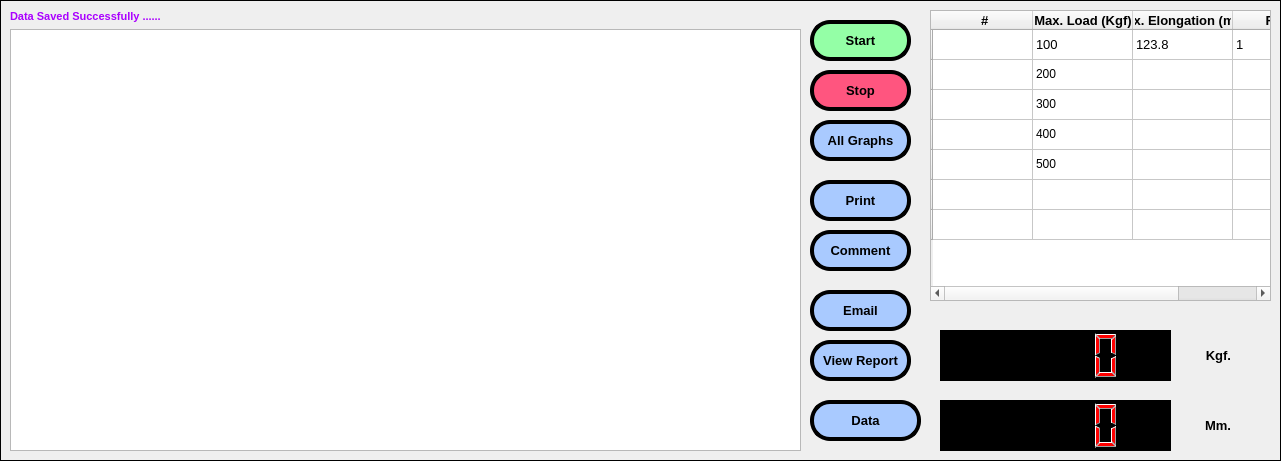
    <widget class="QFrame" name="frame_3">
     <property name="geometry">
      <rect>
       <x>10</x>
       <y>230</y>
       <width>1281</width>
       <height>461</height>
      </rect>
     </property>
     <property name="frameShape">
      <enum>QFrame::Box</enum>
     </property>
     <property name="frameShadow">
      <enum>QFrame::Plain</enum>
     </property>
     <property name="lineWidth">
      <number>1</number>
     </property>
     <widget class="QPushButton" name="pushButton_7">
      <property name="geometry">
       <rect>
        <x>810</x>
        <y>70</y>
        <width>101</width>
        <height>41</height>
       </rect>
      </property>
      <property name="font">
       <font>
        <family>Arial</family>
        <pointsize>10</pointsize>
        <weight>75</weight>
        <bold>true</bold>
       </font>
      </property>
      <property name="cursor">
       <cursorShape>ArrowCursor</cursorShape>
      </property>
      <property name="styleSheet">
       <string notr="true">background-color: rgb(255, 85, 127);
border-radius:20px;
border-color: rgb(0, 0, 0);
border-style:outset;
border-width:4px;</string>
      </property>
      <property name="text">
       <string>Stop</string>
      </property>
      <property name="flat">
       <bool>false</bool>
      </property>
     </widget>
     <widget class="QPushButton" name="pushButton_11">
      <property name="geometry">
       <rect>
        <x>810</x>
        <y>20</y>
        <width>101</width>
        <height>41</height>
       </rect>
      </property>
      <property name="font">
       <font>
        <family>Arial</family>
        <pointsize>10</pointsize>
        <weight>75</weight>
        <bold>true</bold>
       </font>
      </property>
      <property name="cursor">
       <cursorShape>ArrowCursor</cursorShape>
      </property>
      <property name="styleSheet">
       <string notr="true">border-radius:20px;
color: rgb(0, 0, 0);
background-color: rgb(148, 255, 166);
border-color: rgb(0, 0, 0);
border-style:outset;
border-width:4px;</string>
      </property>
      <property name="text">
       <string>Start</string>
      </property>
      <property name="flat">
       <bool>false</bool>
      </property>
     </widget>
     <widget class="QPushButton" name="pushButton_12">
      <property name="geometry">
       <rect>
        <x>810</x>
        <y>120</y>
        <width>101</width>
        <height>41</height>
       </rect>
      </property>
      <property name="font">
       <font>
        <family>Arial</family>
        <pointsize>10</pointsize>
        <weight>75</weight>
        <bold>true</bold>
       </font>
      </property>
      <property name="cursor">
       <cursorShape>ArrowCursor</cursorShape>
      </property>
      <property name="styleSheet">
       <string notr="true">background-color: rgb(169, 202, 255);
border-radius:20px;
border-color: rgb(0, 0, 0);
border-style:outset;
border-width:4px;</string>
      </property>
      <property name="text">
       <string>All Graphs</string>
      </property>
      <property name="flat">
       <bool>false</bool>
      </property>
     </widget>
     <widget class="QPushButton" name="pushButton_13">
      <property name="geometry">
       <rect>
        <x>810</x>
        <y>340</y>
        <width>101</width>
        <height>41</height>
       </rect>
      </property>
      <property name="font">
       <font>
        <family>Arial</family>
        <pointsize>10</pointsize>
        <weight>75</weight>
        <bold>true</bold>
       </font>
      </property>
      <property name="cursor">
       <cursorShape>ArrowCursor</cursorShape>
      </property>
      <property name="styleSheet">
       <string notr="true">background-color: rgb(169, 202, 255);
border-radius:20px;
border-color: rgb(0, 0, 0);
border-style:outset;
border-width:4px;</string>
      </property>
      <property name="text">
       <string>View Report</string>
      </property>
      <property name="flat">
       <bool>false</bool>
      </property>
     </widget>
     <widget class="QPushButton" name="pushButton_14">
      <property name="geometry">
       <rect>
        <x>810</x>
        <y>290</y>
        <width>101</width>
        <height>41</height>
       </rect>
      </property>
      <property name="font">
       <font>
        <family>Arial</family>
        <pointsize>10</pointsize>
        <weight>75</weight>
        <bold>true</bold>
       </font>
      </property>
      <property name="cursor">
       <cursorShape>ArrowCursor</cursorShape>
      </property>
      <property name="styleSheet">
       <string notr="true">background-color: rgb(169, 202, 255);
border-radius:20px;
border-color: rgb(0, 0, 0);
border-style:outset;
border-width:4px;</string>
      </property>
      <property name="text">
       <string>Email</string>
      </property>
      <property name="flat">
       <bool>false</bool>
      </property>
     </widget>
     <widget class="QPushButton" name="pushButton_15">
      <property name="geometry">
       <rect>
        <x>810</x>
        <y>230</y>
        <width>101</width>
        <height>41</height>
       </rect>
      </property>
      <property name="font">
       <font>
        <family>Arial</family>
        <pointsize>10</pointsize>
        <weight>75</weight>
        <bold>true</bold>
       </font>
      </property>
      <property name="cursor">
       <cursorShape>ArrowCursor</cursorShape>
      </property>
      <property name="styleSheet">
       <string notr="true">background-color: rgb(169, 202, 255);
border-radius:20px;
border-color: rgb(0, 0, 0);
border-style:outset;
border-width:4px;</string>
      </property>
      <property name="text">
       <string>Comment</string>
      </property>
      <property name="flat">
       <bool>false</bool>
      </property>
     </widget>
     <widget class="QTableWidget" name="tableWidget">
      <property name="geometry">
       <rect>
        <x>930</x>
        <y>10</y>
        <width>341</width>
        <height>291</height>
       </rect>
      </property>
      <row>
       <property name="text">
        <string/>
       </property>
      </row>
      <row>
       <property name="text">
        <string/>
       </property>
      </row>
      <row>
       <property name="text">
        <string/>
       </property>
      </row>
      <row>
       <property name="text">
        <string/>
       </property>
      </row>
      <row>
       <property name="text">
        <string/>
       </property>
      </row>
      <row>
       <property name="text">
        <string/>
       </property>
      </row>
      <row>
       <property name="text">
        <string/>
       </property>
      </row>
      <column>
       <property name="text">
        <string> #</string>
       </property>
       <property name="font">
        <font>
         <family>Arial</family>
         <pointsize>10</pointsize>
         <weight>75</weight>
         <bold>true</bold>
        </font>
       </property>
      </column>
      <column>
       <property name="text">
        <string>Max. Load (Kgf)</string>
       </property>
       <property name="font">
        <font>
         <family>Arial</family>
         <pointsize>10</pointsize>
         <weight>75</weight>
         <bold>true</bold>
        </font>
       </property>
      </column>
      <column>
       <property name="text">
        <string>Max. Elongation (mm)</string>
       </property>
       <property name="font">
        <font>
         <family>Arial</family>
         <pointsize>10</pointsize>
         <weight>75</weight>
         <bold>true</bold>
        </font>
       </property>
      </column>
      <column>
       <property name="text">
        <string>Rec# </string>
       </property>
       <property name="font">
        <font>
         <family>Arial</family>
         <pointsize>10</pointsize>
         <weight>75</weight>
         <bold>true</bold>
        </font>
       </property>
      </column>
      <item row="0" column="1">
       <property name="text">
        <string>100</string>
       </property>
       <property name="font">
        <font>
         <family>Arial</family>
         <pointsize>10</pointsize>
        </font>
       </property>
      </item>
      <item row="0" column="2">
       <property name="text">
        <string>123.8</string>
       </property>
       <property name="font">
        <font>
         <family>Arial</family>
         <pointsize>10</pointsize>
        </font>
       </property>
      </item>
      <item row="0" column="3">
       <property name="text">
        <string>1</string>
       </property>
       <property name="font">
        <font>
         <family>Arial</family>
         <pointsize>10</pointsize>
        </font>
       </property>
      </item>
      <item row="1" column="1">
       <property name="text">
        <string>200</string>
       </property>
      </item>
      <item row="2" column="1">
       <property name="text">
        <string>300</string>
       </property>
      </item>
      <item row="3" column="1">
       <property name="text">
        <string>400</string>
       </property>
      </item>
      <item row="4" column="1">
       <property name="text">
        <string>500</string>
       </property>
      </item>
     </widget>
     <widget class="QPushButton" name="pushButton_16">
      <property name="geometry">
       <rect>
        <x>810</x>
        <y>180</y>
        <width>101</width>
        <height>41</height>
       </rect>
      </property>
      <property name="font">
       <font>
        <family>Arial</family>
        <pointsize>10</pointsize>
        <weight>75</weight>
        <bold>true</bold>
       </font>
      </property>
      <property name="cursor">
       <cursorShape>ArrowCursor</cursorShape>
      </property>
      <property name="styleSheet">
       <string notr="true">background-color: rgb(169, 202, 255);
border-radius:20px;
border-color: rgb(0, 0, 0);
border-style:outset;
border-width:4px;</string>
      </property>
      <property name="text">
       <string>Print</string>
      </property>
      <property name="flat">
       <bool>false</bool>
      </property>
     </widget>
     <widget class="QLCDNumber" name="lcdNumber">
      <property name="geometry">
       <rect>
        <x>940</x>
        <y>330</y>
        <width>231</width>
        <height>51</height>
       </rect>
      </property>
      <property name="styleSheet">
       <string notr="true">color: rgb(255, 0, 0);
background-color: rgb(0, 0, 0);</string>
      </property>
     </widget>
     <widget class="QLabel" name="label_41">
      <property name="geometry">
       <rect>
        <x>1190</x>
        <y>340</y>
        <width>41</width>
        <height>31</height>
       </rect>
      </property>
      <property name="font">
       <font>
        <family>Arial</family>
        <pointsize>10</pointsize>
        <weight>75</weight>
        <bold>true</bold>
       </font>
      </property>
      <property name="styleSheet">
       <string notr="true"/>
      </property>
      <property name="text">
       <string>Kgf.</string>
      </property>
      <property name="alignment">
       <set>Qt::AlignRight|Qt::AlignTrailing|Qt::AlignVCenter</set>
      </property>
     </widget>
     <widget class="QLCDNumber" name="lcdNumber_2">
      <property name="geometry">
       <rect>
        <x>940</x>
        <y>400</y>
        <width>231</width>
        <height>51</height>
       </rect>
      </property>
      <property name="styleSheet">
       <string notr="true">color: rgb(255, 0, 0);
background-color: rgb(0, 0, 0);</string>
      </property>
     </widget>
     <widget class="QLabel" name="label_42">
      <property name="geometry">
       <rect>
        <x>1190</x>
        <y>410</y>
        <width>41</width>
        <height>31</height>
       </rect>
      </property>
      <property name="font">
       <font>
        <family>Arial</family>
        <pointsize>10</pointsize>
        <weight>75</weight>
        <bold>true</bold>
       </font>
      </property>
      <property name="styleSheet">
       <string notr="true"/>
      </property>
      <property name="text">
       <string>Mm.</string>
      </property>
      <property name="alignment">
       <set>Qt::AlignRight|Qt::AlignTrailing|Qt::AlignVCenter</set>
      </property>
     </widget>
     <widget class="QWidget" name="layoutWidget">
      <property name="geometry">
       <rect>
        <x>10</x>
        <y>10</y>
        <width>791</width>
        <height>441</height>
       </rect>
      </property>
      <layout class="QGridLayout" name="gridLayout">
       <item row="1" column="0">
        <widget class="QGraphicsView" name="graphicsView"/>
       </item>
       <item row="0" column="0">
        <widget class="QLabel" name="label_49">
         <property name="font">
          <font>
           <family>Arial</family>
           <pointsize>8</pointsize>
           <weight>75</weight>
           <bold>true</bold>
           <underline>false</underline>
          </font>
         </property>
         <property name="styleSheet">
          <string notr="true">color: rgb(170, 0, 255);</string>
         </property>
         <property name="text">
          <string>Data Saved Successfully ......</string>
         </property>
         <property name="alignment">
          <set>Qt::AlignLeading|Qt::AlignLeft|Qt::AlignVCenter</set>
         </property>
        </widget>
       </item>
      </layout>
     </widget>
     <widget class="QPushButton" name="pushButton_18">
      <property name="geometry">
       <rect>
        <x>810</x>
        <y>400</y>
        <width>111</width>
        <height>41</height>
       </rect>
      </property>
      <property name="font">
       <font>
        <family>Arial</family>
        <pointsize>10</pointsize>
        <weight>75</weight>
        <bold>true</bold>
       </font>
      </property>
      <property name="cursor">
       <cursorShape>ArrowCursor</cursorShape>
      </property>
      <property name="styleSheet">
       <string notr="true">background-color: rgb(169, 202, 255);
border-radius:20px;
border-color: rgb(0, 0, 0);
border-style:outset;
border-width:4px;</string>
      </property>
      <property name="text">
       <string>Data</string>
      </property>
      <property name="flat">
       <bool>false</bool>
      </property>
     </widget>
    </widget>
